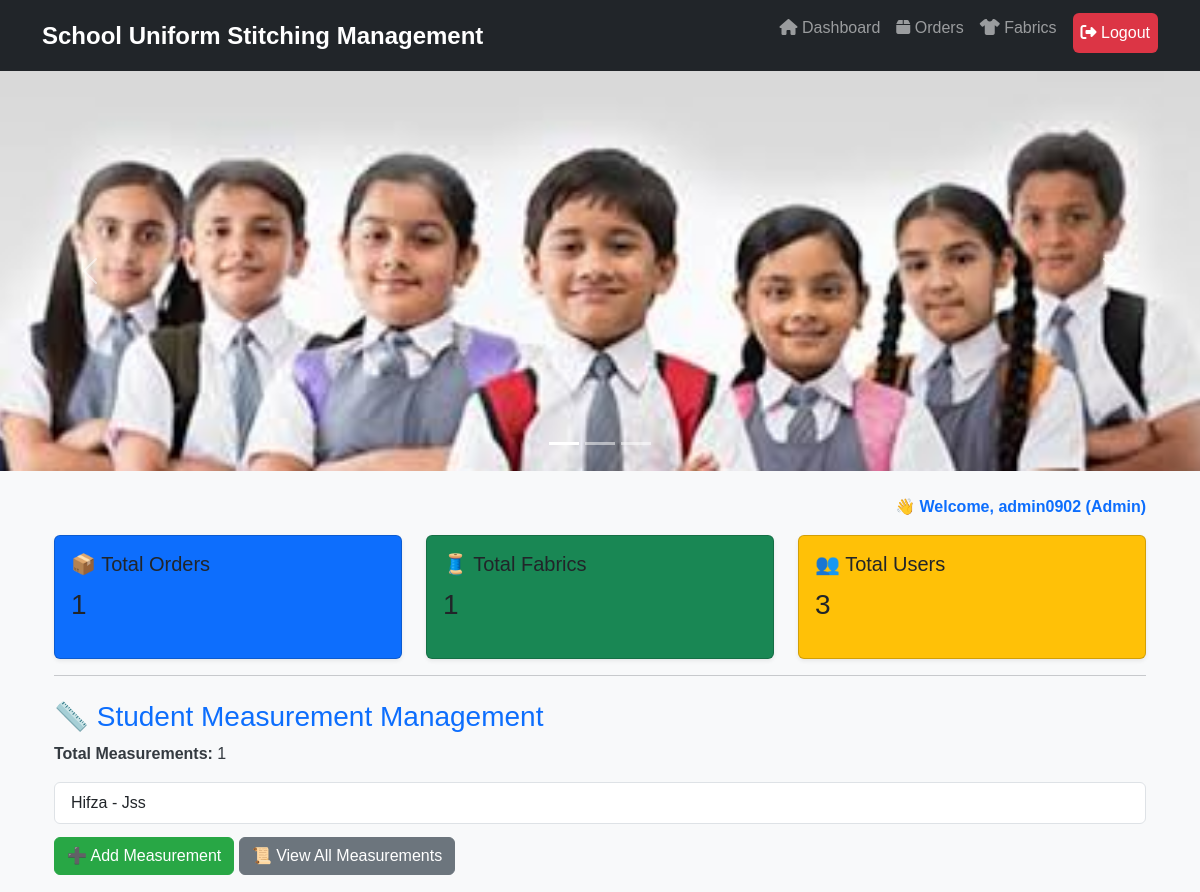
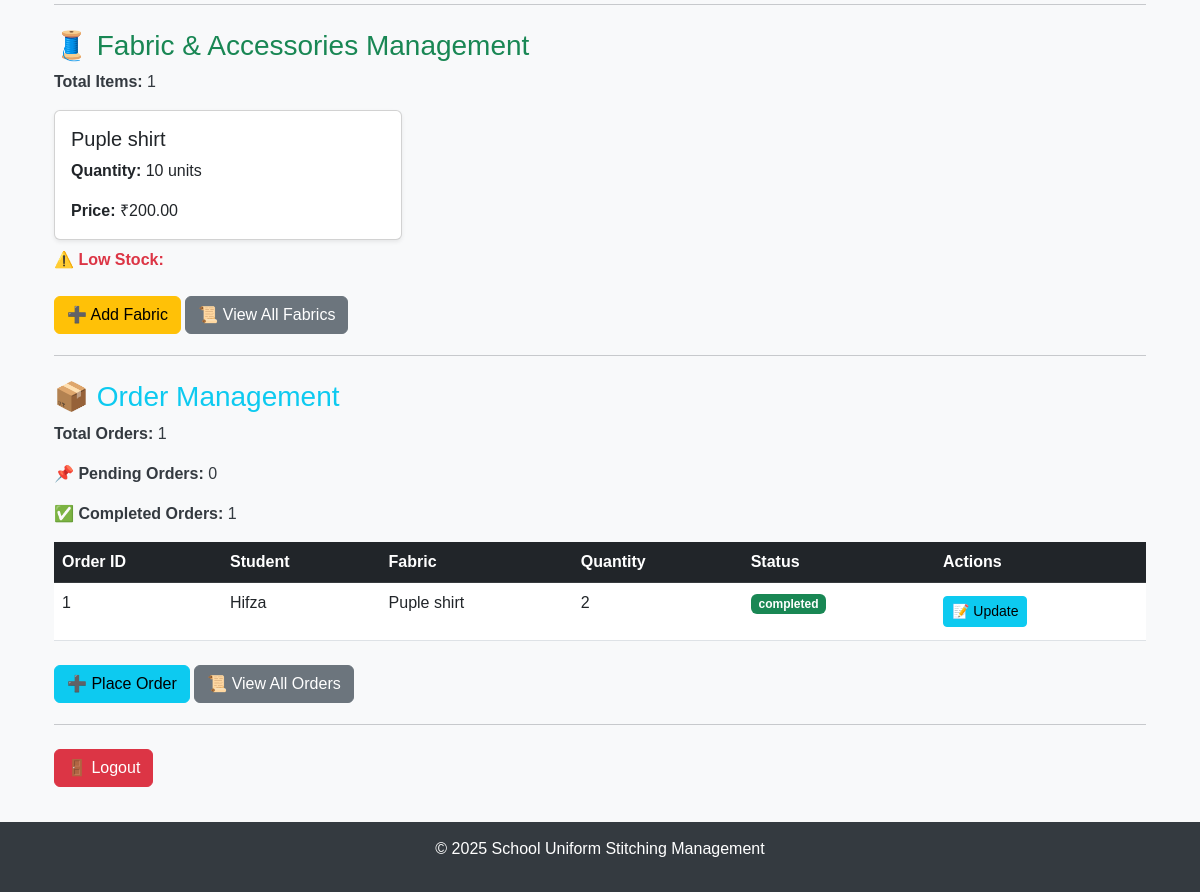
Page /dashboard/ (signed in) on the earlier database version (2 pictures, top to bottom).
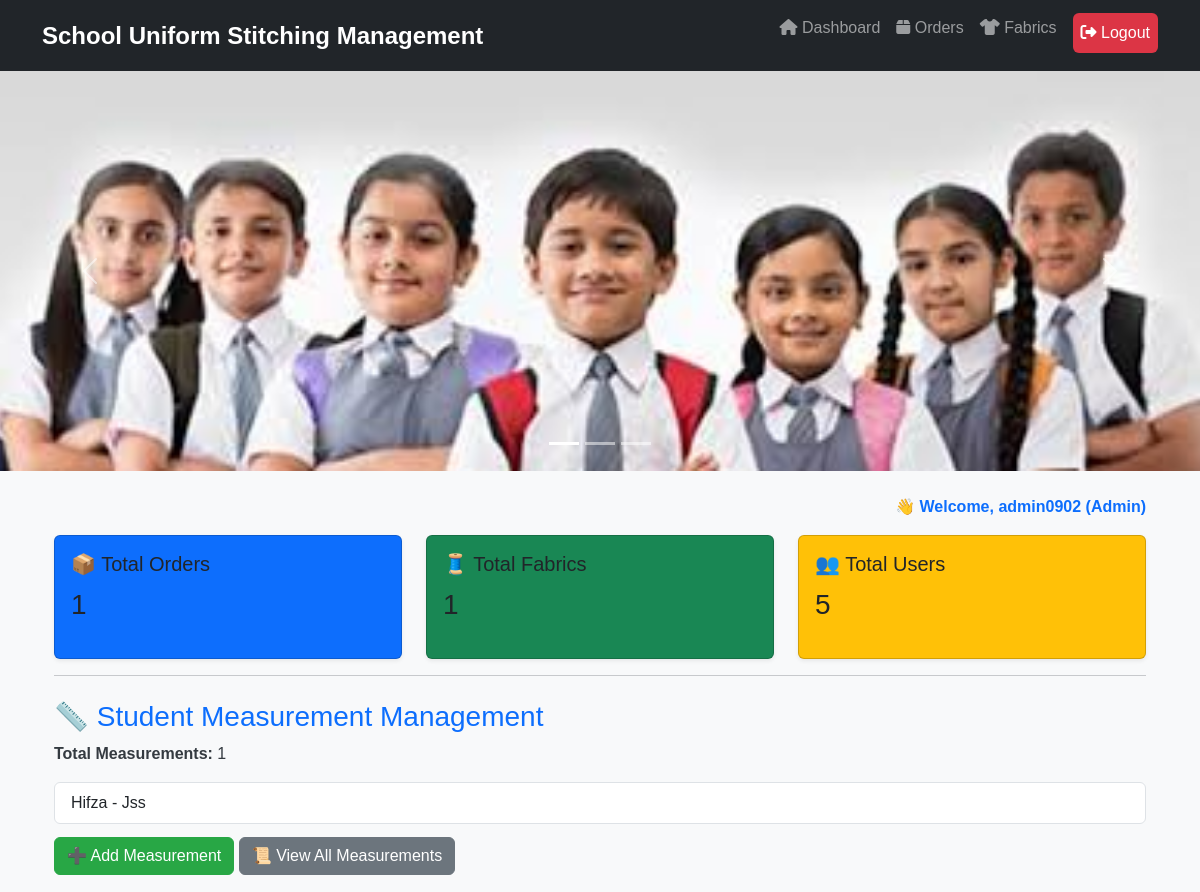
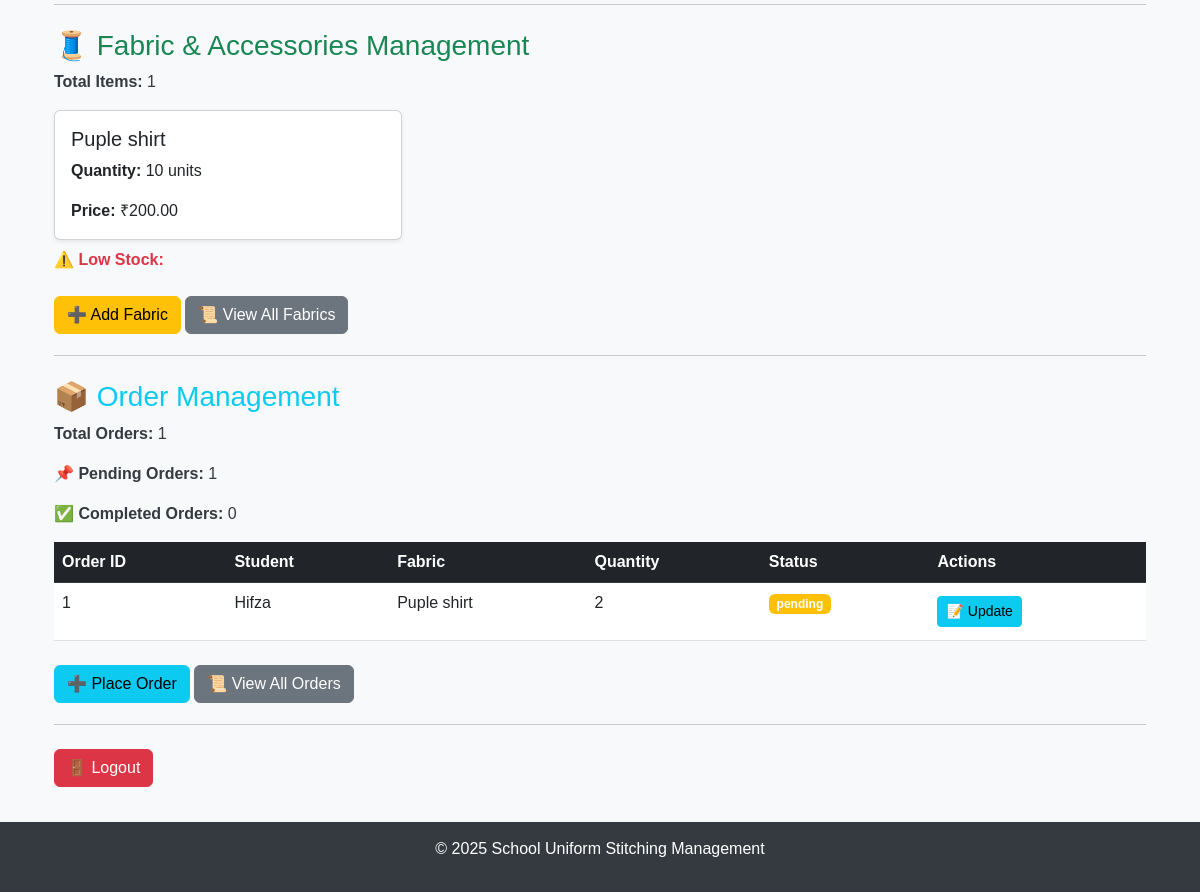
Same page on the later database version (2 pictures, top to bottom).
### stitching/models.py (models this page shows, shortened)
class CustomUser(AbstractUser):
    ROLE_CHOICES = [
        ('admin', 'Admin'),
        ('staff', 'Staff'),
        ('customer', 'Customer'),
    ]
    role = models.CharField(max_length=10, choices=ROLE_CHOICES, default='customer')

class StudentMeasurement(models.Model):
    student_name = models.CharField(max_length=100)
    school_name = models.CharField(max_length=100)
    chest = models.FloatField()
    waist = models.FloatField()
    height = models.FloatField()
    sleeve_length = models.FloatField()

class FabricAccessory(models.Model):
    name = models.CharField(max_length=100)
    quantity = models.PositiveIntegerField()
    unit_price = models.DecimalField(max_digits=10, decimal_places=2)

class Order(models.Model):
    measurement = models.ForeignKey(StudentMeasurement, on_delete=models.CASCADE, related_name="orders")
    fabric = models.ForeignKey(FabricAccessory, on_delete=models.CASCADE, related_name="orders")
    quantity = models.PositiveIntegerField()
    order_date = models.DateTimeField(auto_now_add=True)
    status = models.CharField(max_length=50, choices=[('pending', 'Pending'), ('completed', 'Completed')])

### stitching/views.py (the view)
# urls.py: path('dashboard/', dashboard, name='dashboard'),
@login_required
def dashboard(request):
    total_users = CustomUser.objects.count()
    role_counts = CustomUser.objects.values('role').annotate(count=Count('role'))
    total_measurements = StudentMeasurement.objects.count()
    recent_measurements = StudentMeasurement.objects.order_by('-id')[:5]  # Show last 5 entries
    total_fabrics = FabricAccessory.objects.count()
    low_stock_fabrics = FabricAccessory.objects.filter(quantity__lt=5)  # Alert for low stock
    fabric_summary = FabricAccessory.objects.values('name', 'quantity', 'unit_price')
    total_orders = Order.objects.count()
    pending_orders = Order.objects.filter(status='pending').count()
    completed_orders = Order.objects.filter(status='completed').count()
    recent_orders = Order.objects.order_by('-order_date')[:5]  # Show last 5 orders
    context = {
        'total_users': total_users,
        'role_counts': role_counts,
        'total_measurements': total_measurements,
        'recent_measurements': recent_measurements,
        'total_fabrics': total_fabrics,
        'low_stock_fabrics': low_stock_fabrics,
        'fabric_summary': fabric_summary,
        'total_orders': total_orders,
        'pending_orders': pending_orders,
        'completed_orders': completed_orders,
        'recent_orders': recent_orders,
    }
    return render(request, 'stitching/dashboard.html', context)

### stitching/templates/stitching/dashboard.html (shortened to what this page needs)
{% extends 'stitching/base.html' %}
{% block content %}
<div class="container mt-4">
    <div class="row">
        <div class="col-md-12 text-end">
            <p class="fw-bold text-primary">👋 Welcome, {{ user.username }} ({{ user.get_role_display }})</p>
        </div>
    </div>
    <div class="row text-white">
        <div class="col-md-4">
            <div class="card bg-primary shadow-sm">
                <div class="card-body">
                    <h5 class="card-title">📦 Total Orders</h5>
                    <p class="fs-3">{{ total_orders }}</p>
                </div>
            </div>
        </div>
        <div class="col-md-4">
            <div class="card bg-success shadow-sm">
                <div class="card-body">
                    <h5 class="card-title">🧵 Total Fabrics</h5>
                    <p class="fs-3">{{ total_fabrics }}</p>
                </div>
            </div>
        </div>
        {% if user.role == 'admin' %}
        <div class="col-md-4">
            <div class="card bg-warning shadow-sm text-dark">
                <div class="card-body">
                    <h5 class="card-title">👥 Total Users</h5>
                    <p class="fs-3">{{ total_users }}</p>
                </div>
            </div>
        </div>
        {% endif %}
    </div>
    <hr>
    <h3 class="text-primary mt-4">📏 Student Measurement Management</h3>
    <p><b>Total Measurements:</b> {{ total_measurements }}</p>
    <ul class="list-group">
        {% for student in recent_measurements %}
            <li class="list-group-item">{{ student.student_name }} - {{ student.school_name }}</li>
        {% endfor %}
    </ul>
    {% if user.role in 'admin' or user.role == 'staff' %}
        <a href="{% url 'add_measurement' %}" class="btn btn-success mt-2">➕ Add Measurement</a>
    {% endif %}
    <a href="{% url 'measurement_list' %}" class="btn btn-secondary mt-2">📜 View All Measurements</a>
    <hr>
    <h3 class="text-success mt-4">🧵 Fabric & Accessories Management</h3>
    <p><b>Total Items:</b> {{ total_fabrics }}</p>
    <div class="row">
        {% for fabric in fabric_summary %}
        <div class="col-md-4">
            <div class="card shadow-sm">
                <div class="card-body">
                    <h5 class="card-title">{{ fabric.name }}</h5>
                    <p class="card-text"><b>Quantity:</b> {{ fabric.quantity }} units</p>
                    <p class="card-text"><b>Price:</b> ₹{{ fabric.unit_price }}</p>
                </div>
            </div>
        </div>
        {% endfor %}
    </div>
    <p class="mt-2 text-danger"><b>⚠️ Low Stock:</b></p>
    {% if user.role in 'admin' or user.role == 'staff' %}
        <a href="{% url 'add_fabric' %}" class="btn btn-warning mt-2">➕ Add Fabric</a>
    {% endif %}
    <a href="{% url 'fabric_list' %}" class="btn btn-secondary mt-2">📜 View All Fabrics</a>
    <hr>
    <h3 class="text-info mt-4">📦 Order Management</h3>
    <p><b>Total Orders:</b> {{ total_orders }}</p>
    <p>📌 <b>Pending Orders:</b> {{ pending_orders }}</p>
    <p>✅ <b>Completed Orders:</b> {{ completed_orders }}</p>
    <table class="table table-hover mt-3">
        <thead class="table-dark">
            <tr>
                <th>Order ID</th>
                <th>Student</th>
                <th>Fabric</th>
                <th>Quantity</th>
                <th>Status</th>
                <th>Actions</th>
            </tr>
        </thead>
        <tbody>
            {% for order in recent_orders %}
            <tr>
                <td>{{ order.id }}</td>
                <td>{{ order.measurement.student_name }}</td>
                <td>{{ order.fabric.name }}</td>
                <td>{{ order.quantity }}</td>
                <td>
                    <span class="badge {% if order.status == 'pending' %} bg-warning {% else %} bg-success {% endif %}">
                        {{ order.status }}
                    </span>
                </td>
                <td>
                    <a href="{% url 'update_order' order.id %}" class="btn btn-sm btn-info">📝 Update</a>
                </td>
            </tr>
            {% endfor %}
        </tbody>
    </table>
    {% if user.role == 'admin' or user.role == 'customer' %}
        <a href="{% url 'create_order' %}" class="btn btn-info mt-2">➕ Place Order</a>
    {% endif %}
    <a href="{% url 'order_list' %}" class="btn btn-secondary mt-2">📜 View All Orders</a>
    <hr>
    <a href="{% url 'logout' %}" class="btn btn-danger mt-2">🚪 Logout</a>
</div>
{% endblock %}

### stitching/templates/stitching/base.html (shortened to what this page needs)
<!DOCTYPE html>
<html lang="en">
<head>
    <link href="https://cdn.jsdelivr.net/npm/bootstrap@5.3.0/dist/css/bootstrap.min.css" rel="stylesheet">
    <link rel="stylesheet" href="https://cdnjs.cloudflare.com/ajax/libs/font-awesome/6.4.2/css/all.min.css">
</head>
<body>
    <nav class="navbar navbar-expand-lg navbar-dark bg-dark">
        <div class="container">
            <a class="navbar-brand" href="#">School Uniform Stitching Management</a>
            <div class="collapse navbar-collapse" id="navbarNav">
                <ul class="navbar-nav ms-auto">
                    <li class="nav-item">
                        <a class="nav-link" href="{% url 'dashboard' %}"><i class="fas fa-home"></i> Dashboard</a>
                    </li>
                    <li class="nav-item">
                        <a class="nav-link" href="{% url 'order_list' %}"><i class="fas fa-box"></i> Orders</a>
                    </li>
                    <li class="nav-item">
                        <a class="nav-link" href="{% url 'fabric_list' %}"><i class="fas fa-tshirt"></i> Fabrics</a>
                    </li>
                    {% if user.is_authenticated %}
                    <li class="nav-item">
                        <a class="nav-link btn btn-danger text-white ms-2" href="{% url 'logout' %}">
                            <i class="fas fa-sign-out-alt"></i> Logout
                        </a>
                    </li>
                {% endif %}
                </ul>
            </div>
        </div>
    </nav>
    <div id="carouselExampleIndicators" class="carousel slide" data-bs-ride="carousel">
        <div class="carousel-indicators">
            <button type="button" data-bs-target="#carouselExampleIndicators" data-bs-slide-to="0" class="active"></button>
            <button type="button" data-bs-target="#carouselExampleIndicators" data-bs-slide-to="1"></button>
            <button type="button" data-bs-target="#carouselExampleIndicators" data-bs-slide-to="2"></button>
        </div>
        <div class="carousel-inner">
            <div class="carousel-item active">
                <img class="d-block w-100" alt="Stitching">
            </div>
        </div>
        <button class="carousel-control-prev" type="button" data-bs-target="#carouselExampleIndicators" data-bs-slide="prev">
            <span class="carousel-control-prev-icon"></span>
        </button>
        <button class="carousel-control-next" type="button" data-bs-target="#carouselExampleIndicators" data-bs-slide="next">
            <span class="carousel-control-next-icon"></span>
        </button>
    </div>
    <div class="container mt-4">
        {% block content %}{% endblock %}
    </div>
    <footer class="footer">
        <p>&copy; 2025 School Uniform Stitching Management</p>
    </footer>
</body>
</html>

### stitching/templates/stitching/base.html (style rules this page uses)
body { background-color: #f8f9fa; font-family: 'Arial', sans-serif; color: #343a40; }
h2, h3 { color: #495057; }
.btn { margin: 5px 0; }
.navbar-brand { font-weight: bold; font-size: 1.5rem; }
.navbar-nav .nav-link { font-size: 1rem; }
.carousel-item img { height: 400px; object-fit: cover; }
.footer { background: #343a40; color: white; padding: 15px 0; text-align: center; margin-top: 30px; }
.btn-success { background-color: #28a745; border-color: #28a745; }
.btn-warning { background-color: #ffc107; border-color: #ffc107; }
.btn-danger { background-color: #dc3545; border-color: #dc3545; }
.btn-secondary { background-color: #6c757d; border-color: #6c757d; }
ul { padding-left: 20px; }
ul li { margin-bottom: 5px; }
.navbar-brand { font-weight: bold; }

Differences in the rows shown:
changed Order "Hifza": status "completed" → "pending"
Other differences:
{{ total_users }}: "3" → "5"
{{ pending_orders }}: "0" → "1"
{{ completed_orders }}: "1" → "0"
